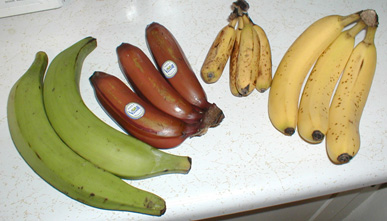
#> input picture Bananavarieties.jpg, 387 x 221 px
$ python 02.1-image-rotation-scipy.py --image ../Bananavarieties.jpg --angle 5
#> lines starting #> are read from the running program, lines starting #| are printed output that depends on the picture
from scipy.ndimage import rotate
import cv2
import matplotlib.pyplot as plt
import argparse


def run(image="", angle=""):
#> called with image = '../Bananavarieties.jpg', angle = 5
    img = cv2.imread(image)
#> img is the input picture: shape (221, 387, 3); mean B, G, R 142.9, 172.6, 180.3
    img = cv2.cvtColor(img, cv2.COLOR_BGR2RGB)

    result = rotate(img, angle, order=5)
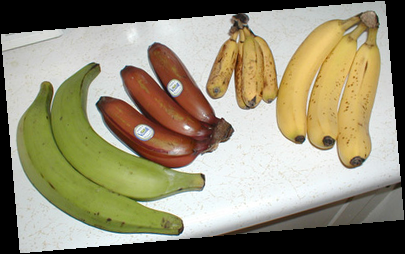
#> result: shape (254, 405, 3); mean R, G, B 148.8, 142.4, 117.7

    plt.figure()
    plt.subplot(121)
    plt.title("Original")
    plt.axis("off")
    plt.imshow(img)
    plt.subplot(122)
    plt.title(f"Result | Angle: {angle}°")
    plt.axis("off")
    plt.imshow(result)
    plt.show()
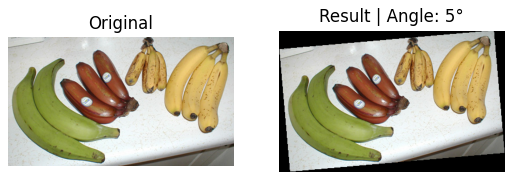
#> figure drawn by matplotlib, 2 panels


def main(opt):
    run(**vars(opt))


def parse_args():
    parser = argparse.ArgumentParser()
    parser.add_argument("-i", "--image", type=str, help="path to image", required=True)
    parser.add_argument(
        "-a",
        "--angle",
        type=int,
        help="angle of rotation, can be positive or negative",
        required=True,
    )
    opt = parser.parse_args()
    print(vars(opt))
    return opt


if __name__ == "__main__":
    opt = parse_args()
    main(opt)
